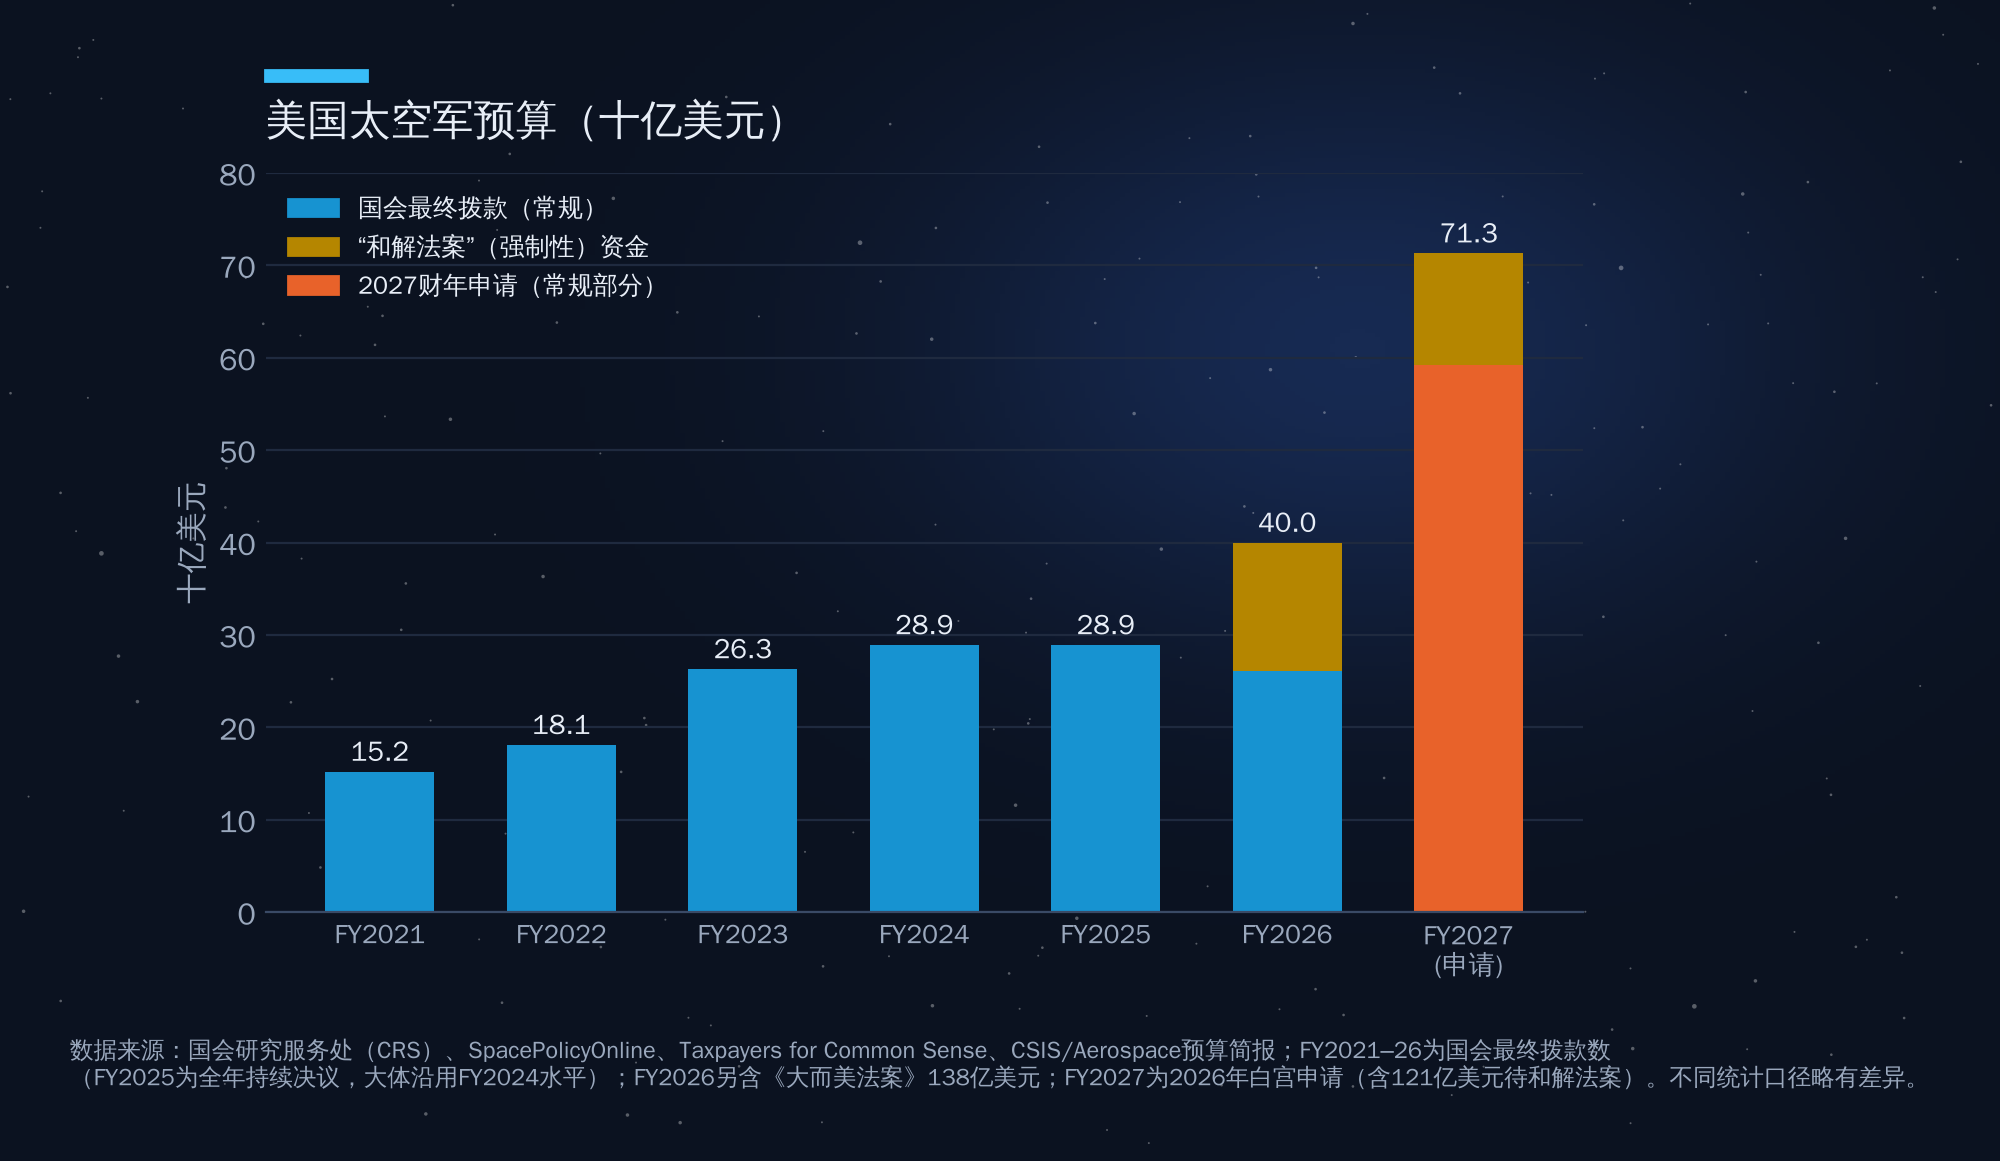

Here is the Python script that generated this plot:
import sys, pathlib
sys.path.insert(0, str(pathlib.Path(__file__).resolve().parents[2] / "common"))
from chartstyle import plt, PALETTE, ACCENT, GREY, save, source_note
import numpy as np

fig, ax = plt.subplots(figsize=(8.5, 4.8))
yrs = ["FY2021", "FY2022", "FY2023", "FY2024", "FY2025", "FY2026", "FY2027\n(申请)"]
base = [15.2, 18.1, 26.3, 28.9, 28.9, 26.135, 59.2]
recon = [0, 0, 0, 0, 0, 13.843, 12.1]
x = np.arange(len(yrs))
c = [PALETTE[0], PALETTE[0], PALETTE[0], PALETTE[0], PALETTE[0], PALETTE[0], ACCENT]
ax.bar(x, base, color=c, width=0.6, label="常规拨款（年度预算）")
ax.bar(x, recon, bottom=base, color=PALETTE[3], width=0.6, label="“和解法案”（强制性）资金")
for i in range(len(x)):
    t = base[i] + recon[i]
    ax.text(i, t + 1.2, f"{t:.1f}", ha="center", fontsize=10, fontweight="bold")
ax.set_xticks(x, yrs, fontsize=9.5)
ax.set_ylim(0, 80)
ax.set_ylabel("十亿美元")
ax.set_title("美国太空军预算（十亿美元）")
from matplotlib.patches import Patch
ax.legend(handles=[Patch(color=PALETTE[0], label="国会最终拨款（常规）"), Patch(color=PALETTE[3], label="“和解法案”（强制性）资金"), Patch(color=ACCENT, label="2027财年申请（常规部分）")], loc="upper left", fontsize=9)
source_note(fig, "数据来源：国会研究服务处（CRS）、SpacePolicyOnline、Taxpayers for Common Sense、CSIS/Aerospace预算简报；FY2021–26为国会最终拨款数\n（FY2025为全年持续决议，大体沿用FY2024水平）；FY2026另含《大而美法案》138亿美元；FY2027为2026年白宫申请（含121亿美元待和解法案）。不同统计口径略有差异。")
save(fig, __file__)
